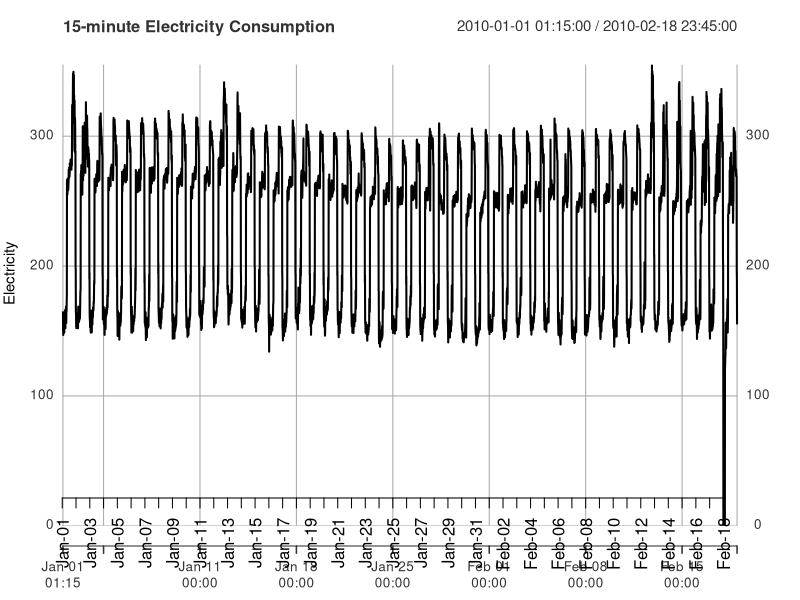
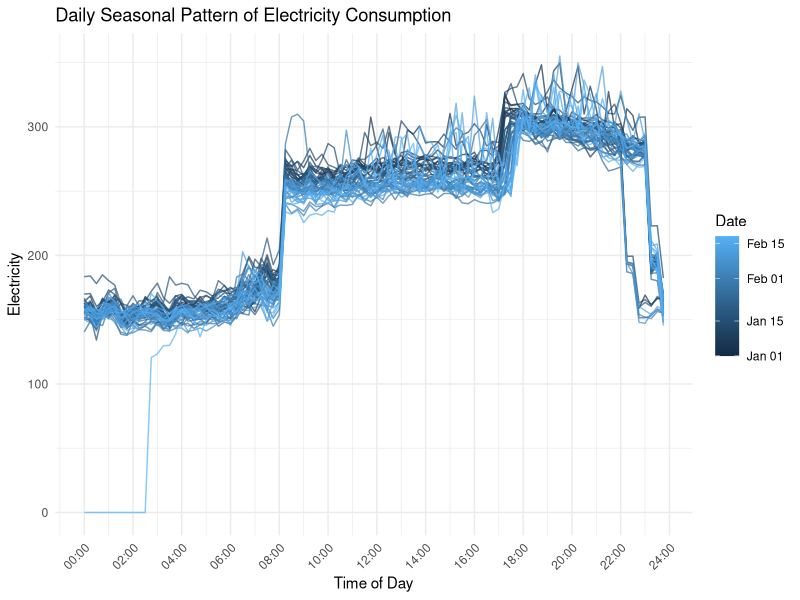

These figures' R source, in order:
## ---- chunk 1
library(readxl)
df = read_excel("Elec-train.xlsx")
#rename column 
names(df)[names(df) == "Power (kW)"] = "power"
names(df)[names(df) == "Temp (C°)"] = "temp"
names(df)[names(df) == "Timestamp"] = "time"

df$time = as.POSIXct(df$time, format = "%m/%d/%Y %H:%M")
# we work with the data from 1/1/2010 1:15 until 2/18/2010 23:45
df = df[df$time <= as.POSIXct("2/18/2010 23:45", format = "%m/%d/%Y %H:%M"),]

head(df)
## ---- chunk 2
library(xts)
elect = xts(df$power, order.by = df$time)
plot(
  elect,
  xaxt = "n",
  type = "l",
  main = "15-minute Electricity Consumption",
  xlab = "Day",
  ylab = "Electricity"
)

# add daily labels
days <- seq(
  as.POSIXct("2010-01-01"),
  as.POSIXct("2010-02-18"),
  by = "1 day"
)

axis(
  1,
  at = days,
  labels = format(days, "%b-%d"),
  las = 2
)
## ---- chunk 3
library(dplyr)
library(ggplot2)


# Create date and time-of-day variables
df_seasonal <- df %>%
  mutate(
    date = as.Date(time),
    time_minutes = as.numeric(format(time, "%H")) * 60 +
                   as.numeric(format(time, "%M"))
  )

# Seasonal plot
ggplot(df_seasonal,
       aes(x = time_minutes,
           y = power,
           group = date,
           colour = date)) +
  geom_line(linewidth = 0.5, alpha = 0.7) +
  scale_x_continuous(
    breaks = seq(0, 1440, by = 120),
    labels = sprintf("%02d:%02d",
                     seq(0, 1440, by = 120) %/% 60,
                     seq(0, 1440, by = 120) %% 60)
  ) +
  labs(
    title = "Daily Seasonal Pattern of Electricity Consumption",
    x = "Time of Day",
    y = "Electricity",
    colour = "Date"
  ) +
  theme_minimal() +
  theme(
    axis.text.x = element_text(angle = 45, hjust = 1)
  )
## ---- chunk 4
filter(df,power==0)
## ---- chunk 5
# split the last two days for testing models 
df_train = df[df$time <= as.POSIXct("2/16/2010 23:45", format = "%m/%d/%Y %H:%M"),]
df_test = df[df$time > as.POSIXct("2/16/2010 23:45", format = "%m/%d/%Y %H:%M"),]
x_train = ts(df_train$power, start = c(1,5),frequency = 24*4)
